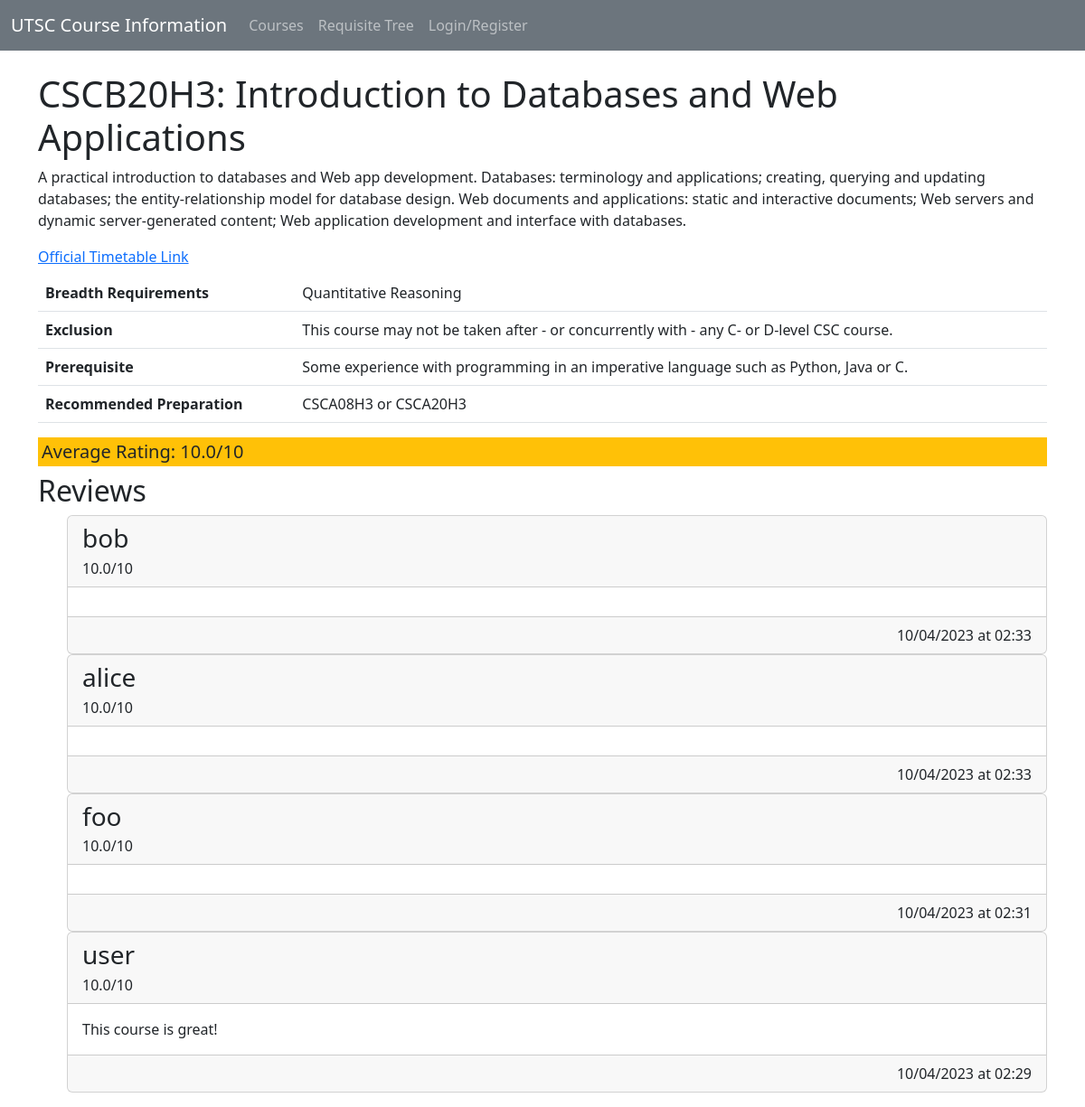
The app's page /course/CSCB20H3 with its own data.
### tables this page shows
CREATE TABLE Course (id          CHAR(8) PRIMARY KEY NOT NULL,
            name        TEXT NOT NULL,
            description TEXT,
            link        TEXT);

CREATE TABLE CourseFields (course_id      CHAR(8) NOT NULL,
                  field_name     TEXT NOT NULL,
                  field_value    TEXT,
                  PRIMARY KEY (course_id, field_name),
                  FOREIGN KEY(course_id) REFERENCES Course(id));

CREATE TABLE Review (id                   INTEGER PRIMARY KEY AUTOINCREMENT,
            timestamp            DATETIME NOT NULL,
            course_id            CHAR(8) NOT NULL,
            username             TEXT NOT NULL,
            rating               INT NOT NULL CHECK(0 <= rating AND rating <= 10),
            content              TEXT,
            UNIQUE (course_id, username),
            FOREIGN KEY(course_id) REFERENCES Course(id),
            FOREIGN KEY(username) REFERENCES User(username));

### main.py (the view)
@app.get('/course/<course_id>')
def page_course(course_id):
    info = get_db().get_course_full_info(course_id)
    if info is not None:
        reviews = get_db().get_course_reviews(course_id)
        rating = get_db().get_course_average_rating(course_id)
        user_review = get_user_review(course_id)
        return render_template('course.html', course_id=course_id, info=info, reviews=reviews, rating=rating, user_review=user_review)
    return render_template('course-404.html', course=course_id)

### main.py (called while the page is built)
def get_db():
    if not hasattr(g, '_db'):
        g._db = sqlite_db.SqlDb(DB_FILE)
    return g._db

@app.teardown_appcontext
def close_connection(exception):
    if hasattr(g, '_db'):
        g._db.close()

def get_username():
    return session.get('user')

def get_user_review(course_id):
    if (username := get_username()):
        return get_db().get_course_review(course_id, username)

@app.template_filter('format_unix')
def format_unix(timestamp, format="%d/%m/%Y at %H:%M"):
    return datetime.fromtimestamp(timestamp).strftime(format)

### sqlite_db.py (called while the page is built)
    def _commit(self):
        self._con.commit()

    def close(self):
        self._con.close()

    def get_course_basic_info(self, course):
        course_query = self._execute_query(GET_COURSE_BY_ID, (course,))
        if course_query is not None and (course_results := course_query.fetchone()) is not None:
            return {"name": course_results[1],
                    "description": course_results[2],
                    "link": course_results[3]
                   }

    def get_course_full_info(self, course):
        info = self.get_course_basic_info(course)
        if info is not None:
            course_field_query = self._execute_query(GET_COURSE_FIELDS_BY_ID, (course,))
            course_field_results = course_field_query.fetchall() if course_field_query is not None else []
            info["fields"] = [{"name": row[0],
                               "value": row[1]
                              } for row in course_field_results]
            return info

    def get_course_reviews(self, course, limit=-1):
        query = self._execute_query(GET_REVIEW_BY_COURSE_ID, (course, limit))
        if query is not None:
            return [{"review_id": row[0],
                     "timestamp": row[1],
                     "username": row[3],
                     "rating": row[4],
                     "content": row[5]} for row in query]

    def get_course_average_rating(self, course):
        query = self._execute_query(GET_COURSE_AVERAGE_RATING, (course,))
        if query is not None and (result := query.fetchone()) is not None:
            return result[0]

    def _execute_query(self, query, params=[], verbose=True):
        try:
            cur = self._con.execute(query, params)
            self._commit()
            return cur
        except sqlite3.IntegrityError as e:
            if verbose:
                print(e)
                print(f"Could not execute \"{query}\" with parameters {params}")
            return None

### templates/course.html
{% extends 'template.html' %}
{% block title %} {% block header %}{{ info.name }}{% endblock %}{% endblock %}
{% block main %}
<p>{{ info.description }}</p>
<a href="{{ info.link }}">Official Timetable Link</a>
{% with fields=info.fields %}
{% if fields %}
	<table class="table table-hover mt-2">
		{% for field in fields %}
			<tr><th>{{ field.name }}</th><td>{{ field.value }}</td></tr>
		{% endfor %}
	</table>
{% endif %}
{% endwith %}
<h5 class="bg-warning p-1">Average Rating: {{ "%.1f"|format(rating) if rating else "-" }}/10</h5>
<h2>Reviews</h2>
{% include "course-reviews.html" %}
{% endblock %}

### templates/course-reviews.html (shortened to what this page needs)
<div>
	{% if reviews %}
		<ul>
		{% for review in reviews %}
			<li class="card" id="review-{{ review.review_id }}">
				<div class="card-header">
					<h3 class="card-title">{{ review.username }}</h3>
					<p class="card-subtitle">{{ "%.1f"|format(review.rating) }}/10</p>
				</div>
				<div class="card-body">
					{{ review.content }}
				</div>
				<div class="card-footer text-end">
					{{ review.timestamp | format_unix }}
				</div>
			</li>
		{% endfor %}
		</ul>
	{% else %}
		<p>No reviews yet!</p>
	{% endif %}
</div>

### records on screen
Course: name "CSCB20H3: Introduction to Databases and Web Applications", description "A practical introduction to databases and Web app development. Databases: terminology and applications; creating, querying and updating databases; the entity-relationship model for database design. Web documents and applications: static and interactive documents; Web servers and dynamic server-generated content; Web application development and interface with databases."
CourseFields: name "Breadth Requirements", value "Quantitative Reasoning"
CourseFields: name "Exclusion", value "This course may not be taken after - or concurrently with - any C- or D-level CSC course."
CourseFields: name "Prerequisite", value "Some experience with programming in an imperative language such as Python, Java or C."
CourseFields: name "Recommended Preparation", value "CSCA08H3 or CSCA20H3"
Review: username "bob", rating "10.0", timestamp "10/04/2023 at 02:33"
Review: username "alice", rating "10.0", timestamp "10/04/2023 at 02:33"
Review: username "foo", rating "10.0", timestamp "10/04/2023 at 02:31"
Review: username "user", rating "10.0", content "This course is great!", timestamp "10/04/2023 at 02:29"

### other values on screen
{{ "%.1f"|format(rating) if rating else "-" }} "10.0"
